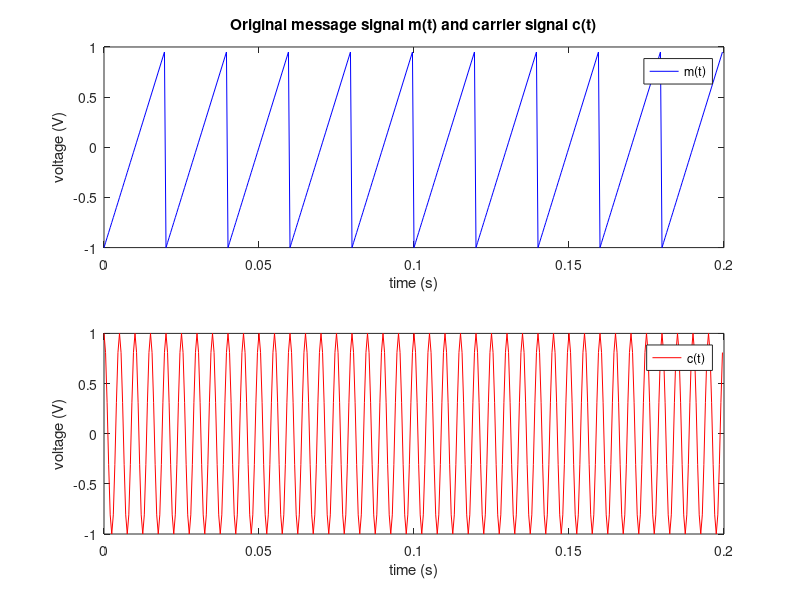
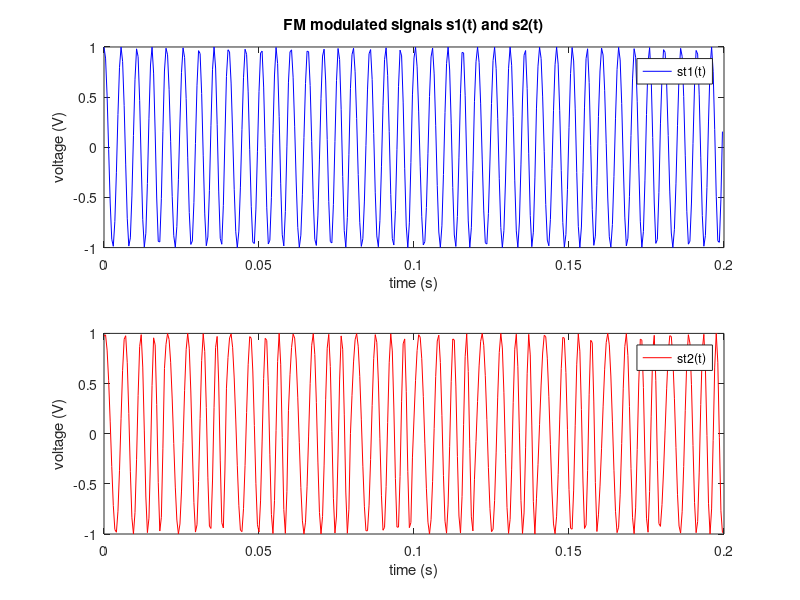
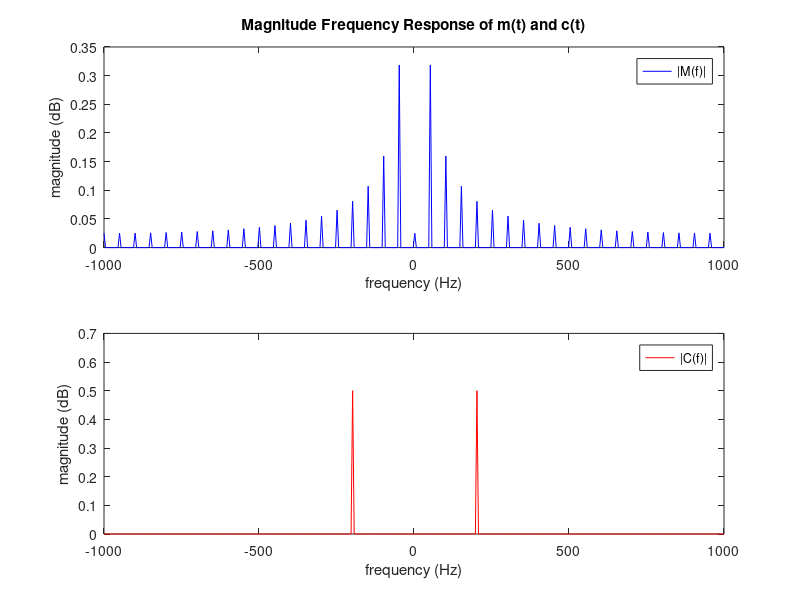
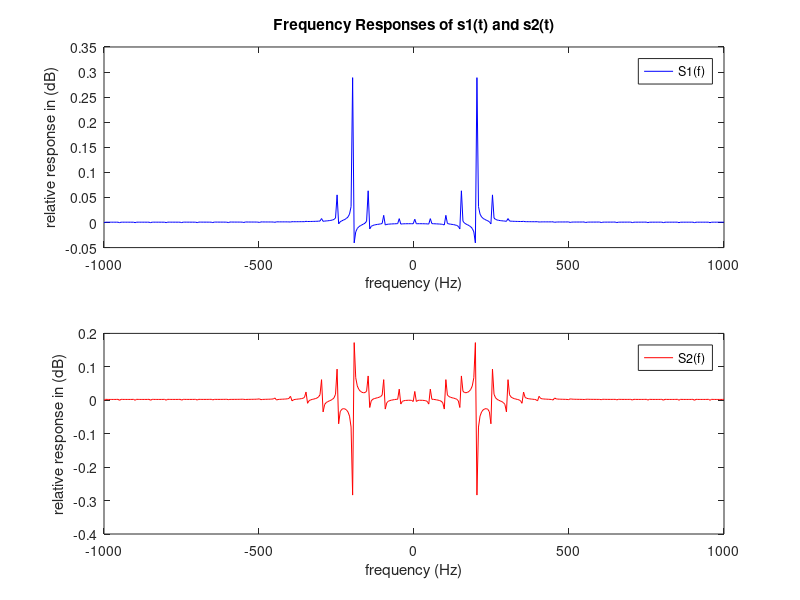

Recreate these plots in MATLAB, in order. (Note: this script raises an error after producing the figures.)
clc;
clear all;
close all;
%% 5.1 Modulation
%%
P=10;
fm=50;
Am=1;
Fs=2000;
Ts=1/Fs;
T=P/fm;
t=0:Ts:T-Ts;
fc=200;
Ac=1;
%%
mt=Am*sawtooth(2*pi*fm*t);
%%
ct = Ac*cos(2*pi*fc*t);
%%
figure (1)
subplot(211)
plot(t,mt,"blue");
xlabel("time (s)");
ylabel("voltage (V)");
legend("m(t)");
title("Original message signal m(t) and carrier signal c(t)");
subplot(212)
plot(t,ct,"red");
xlabel("time (s)");
ylabel("voltage (V)");
legend("c(t)");
%%
% Threshold value of beta = delta_f/fm and also beta = kf/fm
% to obtain 0.5 and 1.5 times of beta;
% beta1 = delta_f/fm = kf1/fm = 0.5 , kf1 = 25
% beta2 = delta_f/fm = kf2/fm = 1.5 , kf2 = 75
kf1=25;
kf2=75;
%%
kf=[kf1 kf2];
%%
dt=Ts;
st1 = Ac*cos((2*pi*fc*t) + (2*pi*kf(1)*cumsum(mt,2)*dt));
st2 = Ac*cos((2*pi*fc*t) + (2*pi*kf(2)*cumsum(mt,2)*dt));
%%
figure (2)
subplot(211)
plot(t,st1,"blue");
title("FM modulated signals s1(t) and s2(t)");
xlabel("time (s)");
ylabel("voltage (V)");
legend("st1(t)");
subplot(212)
plot(t,st2,"red");
xlabel("time (s)");
ylabel("voltage (V)");
legend("st2(t)");
%% 5.2 Magnitude Frequency Responses
%%
N=length(t);
f=linspace(-Fs/2,Fs/2,N);
%%
mf = abs(fftshift(fft(mt,N)))/N;
cf = abs(fftshift(fft(ct,N)))/N;
%%
figure (3)
subplot(211)
plot(f,mf,"blue");
legend("|M(f)|");
xlabel("frequency (Hz)");
ylabel("magnitude (dB)");
title("Magnitude Frequency Response of m(t) and c(t)");
subplot(212)
plot(f,cf,"red");
legend("|C(f)|");
xlabel("frequency (Hz)");
ylabel("magnitude (dB)");
%%
sf1=fftshift((fft(st1,N)/N));
sf2=fftshift((fft(st2,N)/N));
figure (4)
subplot(211)
plot(f,sf1,"blue");
legend("S1(f)");
xlabel("frequency (Hz)");
ylabel("relative response in (dB)");
title("Frequency Responses of s1(t) and s2(t)");
subplot(212)
plot(f,sf2,"red");
legend("S2(f)");
xlabel("frequency (Hz)");
ylabel("relative response in (dB)");
%% 5.3 Demodulation
%%
mt1_demod = Am*fmdemod(st1,fc,Fs,Am*kf(1));
mt2_demod = Am*fmdemod(st2,fc,Fs,Am*kf(2));
%%
figure (5)
subplot(211)
plot(t,mt,"blue");
title("Original signal m(t) vs. FM demodulated signals");
hold on
plot(t,mt1_demod,"red");
xlabel("time (s)");
ylabel("voltage (V)");
legend("original signal m(t)","demodulated signal with kf1");
subplot(212)
plot(t,mt,"blue");
hold on
plot(t,mt2_demod,"red");
xlabel("time (s)");
ylabel("voltage (V)");
legend("original signal m(t)","demodulated signal with kf2");
%%












